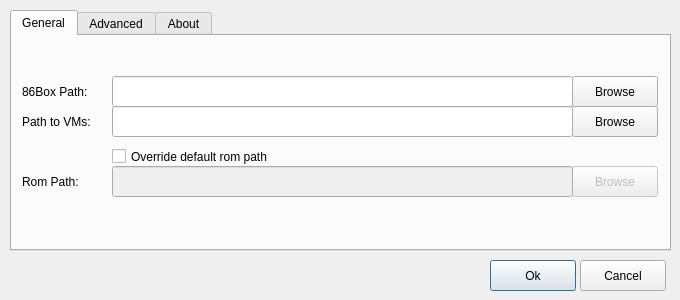
<?xml version="1.0" encoding="UTF-8"?>
<ui version="4.0">
 <class>settingsWindow</class>
 <widget class="QDialog" name="settingsWindow">
  <property name="windowModality">
   <enum>Qt::ApplicationModal</enum>
  </property>
  <property name="geometry">
   <rect>
    <x>0</x>
    <y>0</y>
    <width>680</width>
    <height>300</height>
   </rect>
  </property>
  <property name="windowTitle">
   <string>Settings</string>
  </property>
  <widget class="QTabWidget" name="tabWidget">
   <property name="geometry">
    <rect>
     <x>10</x>
     <y>10</y>
     <width>661</width>
     <height>241</height>
    </rect>
   </property>
   <property name="currentIndex">
    <number>0</number>
   </property>
   <widget class="QWidget" name="generalTab">
    <attribute name="title">
     <string>General</string>
    </attribute>
    <widget class="QLineEdit" name="lineEdit">
     <property name="geometry">
      <rect>
       <x>100</x>
       <y>40</y>
       <width>461</width>
       <height>31</height>
      </rect>
     </property>
    </widget>
    <widget class="QLineEdit" name="lineEdit_2">
     <property name="geometry">
      <rect>
       <x>100</x>
       <y>70</y>
       <width>461</width>
       <height>31</height>
      </rect>
     </property>
    </widget>
    <widget class="QPushButton" name="browse86box">
     <property name="geometry">
      <rect>
       <x>560</x>
       <y>40</y>
       <width>86</width>
       <height>31</height>
      </rect>
     </property>
     <property name="text">
      <string>Browse</string>
     </property>
    </widget>
    <widget class="QPushButton" name="browseVMstorage">
     <property name="geometry">
      <rect>
       <x>560</x>
       <y>70</y>
       <width>86</width>
       <height>31</height>
      </rect>
     </property>
     <property name="text">
      <string>Browse</string>
     </property>
    </widget>
    <widget class="QPushButton" name="browseRoms">
     <property name="enabled">
      <bool>false</bool>
     </property>
     <property name="geometry">
      <rect>
       <x>560</x>
       <y>130</y>
       <width>86</width>
       <height>31</height>
      </rect>
     </property>
     <property name="text">
      <string>Browse</string>
     </property>
    </widget>
    <widget class="QLineEdit" name="lineEdit_3">
     <property name="enabled">
      <bool>false</bool>
     </property>
     <property name="geometry">
      <rect>
       <x>100</x>
       <y>130</y>
       <width>461</width>
       <height>31</height>
      </rect>
     </property>
    </widget>
    <widget class="QLabel" name="label_3">
     <property name="geometry">
      <rect>
       <x>10</x>
       <y>40</y>
       <width>101</width>
       <height>31</height>
      </rect>
     </property>
     <property name="text">
      <string>86Box Path:</string>
     </property>
    </widget>
    <widget class="QLabel" name="label_4">
     <property name="geometry">
      <rect>
       <x>10</x>
       <y>70</y>
       <width>91</width>
       <height>31</height>
      </rect>
     </property>
     <property name="text">
      <string>Path to VMs:</string>
     </property>
    </widget>
    <widget class="QLabel" name="label_5">
     <property name="geometry">
      <rect>
       <x>10</x>
       <y>130</y>
       <width>101</width>
       <height>31</height>
      </rect>
     </property>
     <property name="text">
      <string>Rom Path:</string>
     </property>
    </widget>
    <widget class="QCheckBox" name="romCheck">
     <property name="geometry">
      <rect>
       <x>100</x>
       <y>110</y>
       <width>211</width>
       <height>21</height>
      </rect>
     </property>
     <property name="text">
      <string>Override default rom path</string>
     </property>
    </widget>
   </widget>
   <widget class="QWidget" name="advancedTab">
    <attribute name="title">
     <string>Advanced</string>
    </attribute>
    <widget class="QCheckBox" name="checkBox">
     <property name="geometry">
      <rect>
       <x>10</x>
       <y>10</y>
       <width>181</width>
       <height>20</height>
      </rect>
     </property>
     <property name="text">
      <string>Enable Logging to file</string>
     </property>
    </widget>
    <widget class="QLineEdit" name="lineEdit_4">
     <property name="enabled">
      <bool>false</bool>
     </property>
     <property name="geometry">
      <rect>
       <x>10</x>
       <y>40</y>
       <width>551</width>
       <height>29</height>
      </rect>
     </property>
    </widget>
    <widget class="QPushButton" name="logBrowse">
     <property name="enabled">
      <bool>false</bool>
     </property>
     <property name="geometry">
      <rect>
       <x>560</x>
       <y>40</y>
       <width>86</width>
       <height>31</height>
      </rect>
     </property>
     <property name="text">
      <string>Browse</string>
     </property>
    </widget>
   </widget>
   <widget class="QWidget" name="aboutTab">
    <attribute name="title">
     <string>About</string>
    </attribute>
    <widget class="QLabel" name="label">
     <property name="geometry">
      <rect>
       <x>40</x>
       <y>0</y>
       <width>311</width>
       <height>51</height>
      </rect>
     </property>
     <property name="font">
      <font>
       <pointsize>19</pointsize>
      </font>
     </property>
     <property name="text">
      <string>86Box Manager Lite</string>
     </property>
    </widget>
    <widget class="QLabel" name="label_2">
     <property name="geometry">
      <rect>
       <x>10</x>
       <y>50</y>
       <width>631</width>
       <height>101</height>
      </rect>
     </property>
     <property name="text">
      <string>&lt;html&gt;&lt;head/&gt;&lt;body&gt;&lt;p&gt;A config manager for 86Box&lt;br/&gt;&lt;br/&gt;Version 0.0.1&lt;br/&gt;&lt;br/&gt;Copyright 2022 Malcolm Haak&lt;/p&gt;&lt;p&gt;Licenced under the &amp;lt;insert licence here&amp;gt;&lt;/p&gt;&lt;/body&gt;&lt;/html&gt;</string>
     </property>
    </widget>
   </widget>
  </widget>
  <widget class="QPushButton" name="settingsOK">
   <property name="geometry">
    <rect>
     <x>490</x>
     <y>260</y>
     <width>86</width>
     <height>31</height>
    </rect>
   </property>
   <property name="text">
    <string>Ok</string>
   </property>
   <property name="default">
    <bool>true</bool>
   </property>
  </widget>
  <widget class="QPushButton" name="settingsCancel">
   <property name="geometry">
    <rect>
     <x>580</x>
     <y>260</y>
     <width>86</width>
     <height>31</height>
    </rect>
   </property>
   <property name="text">
    <string>Cancel</string>
   </property>
  </widget>
 </widget>
 <resources/>
 <connections/>
 <designerdata>
  <property name="gridDeltaX">
   <number>10</number>
  </property>
  <property name="gridDeltaY">
   <number>10</number>
  </property>
  <property name="gridSnapX">
   <bool>true</bool>
  </property>
  <property name="gridSnapY">
   <bool>true</bool>
  </property>
  <property name="gridVisible">
   <bool>true</bool>
  </property>
 </designerdata>
</ui>
